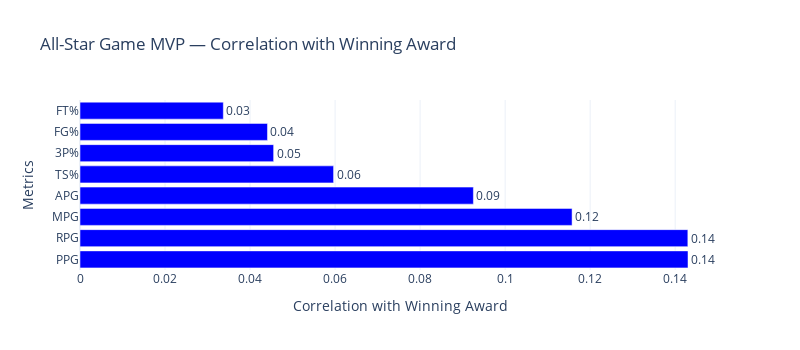

This figure's notebook cell:
### Markdown cell above
### Correlation between Performance and Awards

### Code cell
apd.asgmvp_analyze()

### Figure 1 — Plotly figure (JSON) as saved in the notebook; plotly's stock layout.template omitted (floating-point values rounded to 4 significant figures)
{"data": [{"marker": {"color": ["blue", "blue", "blue", "blue", "blue", "blue", "blue", "blue"]}, "orientation": "h", "text": ["0.14", "0.14", "0.12", "0.09", "0.06", "0.05", "0.04", "0.03"], "textposition": "outside", "type": "bar", "x": [0.143, 0.143, 0.1157, 0.09254, 0.05965, 0.04555, 0.0441, 0.03372], "y": ["PPG", "RPG", "MPG", "APG", "TS%", "3P%", "FG%", "FT%"]}], "layout": {"height": 350, "title": {"text": "All-Star Game MVP — Correlation with Winning Award"}, "width": 800, "xaxis": {"title": {"text": "Correlation with Winning Award"}}, "yaxis": {"title": {"text": "Metrics"}}}}
